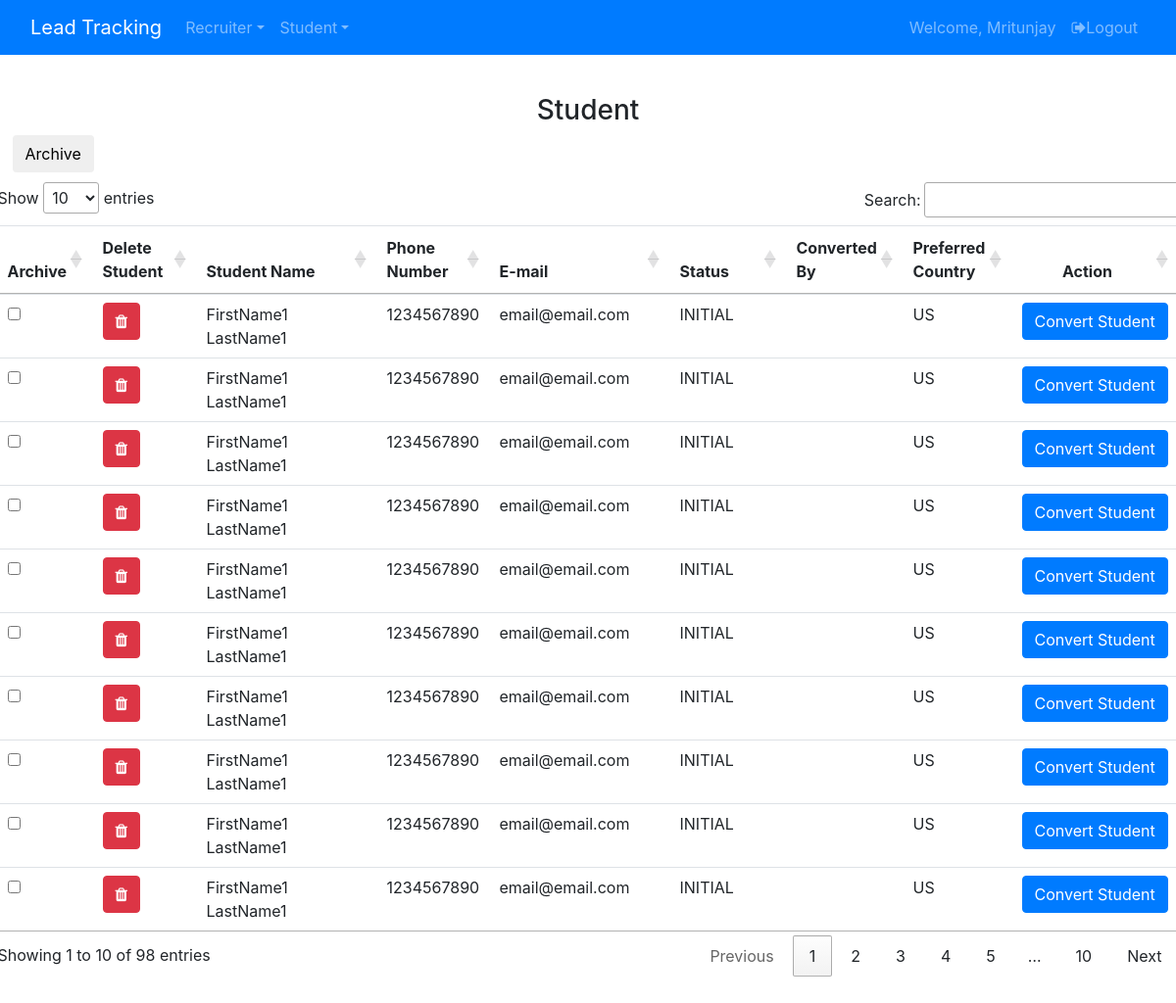
Page /home/ (signed in) on the earlier database version.
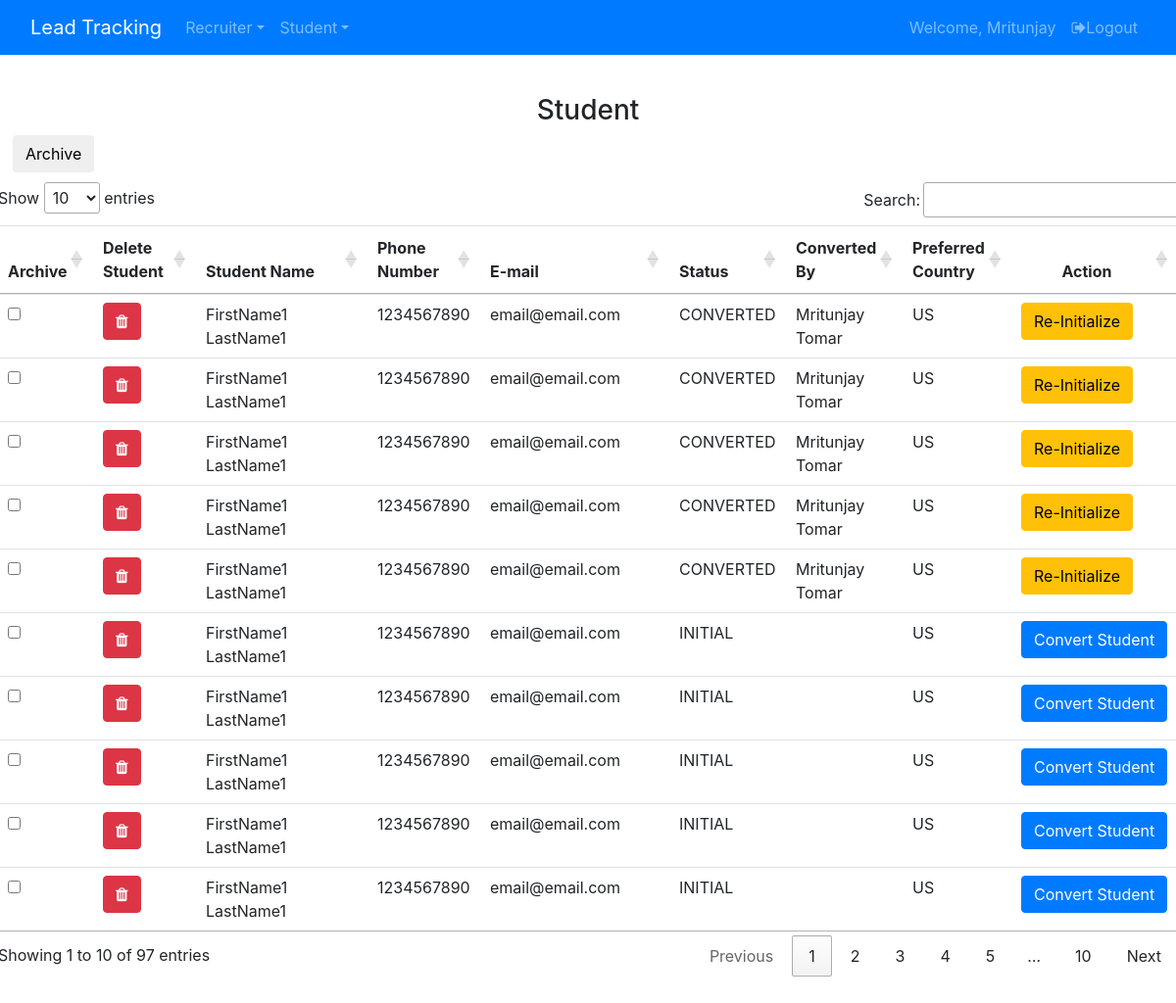
Same page on the later database version.
### Recruiter/models.py (models this page shows)
class Student(models.Model):
    ID = models.AutoField(primary_key = True)
    FirstName = models.CharField(max_length=40)
    MiddleName = models.CharField(max_length=40, blank=True)
    LastName = models.CharField(max_length=40)
    Email = models.CharField(max_length=30, blank=True)
    PhoneNumber = models.CharField(max_length=50)
    Status = models.IntegerField(default=1)
    UserSavedBy = models.IntegerField(default=0)
    StatusChangedBy = models.CharField(max_length=100)
    country = CountryField(multiple=True)

### Recruiter/Views/RecruiterViews.py (the view)
# urls.py: path('home/', RecruiterViews.RecuriterHome, name='home'),
@login_required
def RecuriterHome(request):
    context = {
        "Student": StudentORM.objects.raw(StudentLogic.GetStudentSQL())
    }
    return render(request, 'Recruiter/home.html', context)

### Recruiter/LogicFiles/Student.py (called while the page is built)
def GetStudentSQL():
    query = """
        SELECT
            student.ID,
            student.FirstName || ' ' || student.MiddleName || '' ||student.LastName Name,
            student.Email,
            student.PhoneNumber,
            CASE student.Status
                WHEN 1 THEN 'INITIAL'
                WHEN 2 THEN 'CONVERTED'
                ELSE 'BLANK'
            END Status,
            student.statusChangedBy StatusChangedBy,
            student.country Country,
            0 Button
        FROM
            Recruiter_student student;
    """
    return query

### Recruiter/Templates/Recruiter/home.html (shortened to what this page needs)
{% extends 'DefaultTemplates/base.html' %}
{% load static %}
{% block LeftNavBar %}
    {% if ShowArchiveStudents %}
        <li class="nav-item"><a class="nav-link nav-link" href=" {% url 'Recruiter:home' %} "><span class="fa fa-home"></span> Home</a></li>
    {% else %}
        {% if request.user.is_superuser %}
                <li class="dropdown">
                    <a id="RecruiterDropdown" class="dropdown-toggle nav-link" role="button" data-toggle="dropdown" href="#">Recruiter</a>
                </li>
                <li class="nav-item dropdown">
                    <a id="StudentNavBarDropDown" class="nav-link dropdown-toggle" role="button" data-toggle="dropdown" href="#">Student</a>
                </li>
        {% endif %}
    {% endif %}
{% endblock %}
{% block RightNavBar %}
    {% if request.session.fName %}
        <li class="nav-item"><a class="nav-link nav-link">Welcome, {{ request.session.fName }}</a></li>
    {% endif %}
    <li class="nav-item"><a class="nav-link nav-link" href="{% url 'Recruiter:logout'%}"><span class="fa fa-sign-out"></span>Logout</a></li>
{% endblock %}
{% block content %}
<div>
    {% if Student %}
    {% if ShowArchiveStudents %}
        <h3 class="" style="text-align:center">Archive Student</h3>
    {% else %}
        <h3 class="" style="text-align:center">Student</h3>
    {% endif %}
    <div class="container-fluid pull-left">
        {% if ShowArchiveStudents %}
            <button type="button" id="removeArchiveButton" class="btn" onclick="javascript:RemoveStudentFromArchive();">Remove Archive</button>
        {% else %}
            <button type="button" id="ArchiveButton" class="btn" onclick="javascript:MarkArchive();">Archive</button>
        {% endif %}
    </div>
    <br>
    <br>
    <table class="table table-hover table-responsive" id="HomeStudentTable">
    <thead>
        <tr>
            <th>Archive</th>
            {% if request.user.is_superuser %}
                <th style="width:75px">Delete Student</th>
            {% endif %}
            <th style="width:200px">Student Name</th>
            <th>Phone Number</th>
            <th>E-mail</th>
            <th>Status</th>
            {% if request.user.is_superuser %}
                <th>Converted By</th>
            {% endif %}
            <th style="width:75px">Preferred Country</th>
            {% if ShowArchiveStudents == false %}
                <th style="text-align:center">Action</th>
            {% endif %}
        </tr>
    </thead>
    <tbody>
    {% for student in Student %}
        <tr id = {{ student.ID }} class="studentID" >
            <td id="archiveChkBox"><input type="checkbox"></td>
            {%  if request.user.is_superuser %}
                <td><button type="button" class="btn btn-danger" onclick="confirmBeforeDelete('{%url 'Recruiter:delete-student' %}?studentId={{ student.ID }}')"><span class="fa fa-trash"></span></button></td>
            {% endif %}
            <td>{{ student.Name }}</td>
            <td>{{ student.PhoneNumber }}</td>
            <td>{{ student.Email }}</td>
            <td>{{ student.Status }}</td>
            {% if request.user.is_superuser %}
                <td>{{ student.StatusChangedBy }}</td>
            {% endif %}
            <td>{{ student.Country }}</td>
            {% if ShowArchiveStudents == false %}
                {%  if student.Status == 'INITIAL' %}
                    <td> <button class="btn btn-primary" onclick=" RedirectToURL('{% url 'Recruiter:convert-student' %}?studentId={{ student.ID }}&user_first_name={{ request.session.fName }}&user_last_name={{ request.session.lName }}')" style="color:white">Convert Student</button></td>
                {% else %}
                    {% if not request.user.is_superuser %}
                        <td> <button class="btn btn-success" disabled>Converted</button></td>
                    {% else %}
                        {% if student.Status == 'CONVERTED' %}
                            <td><button class="btn btn-warning" onclick="RedirectToURL('{% url 'Recruiter:reinitial' %}?studentId={{ student.ID }}')" style="color:black">Re-Initialize</button></td>
                        {% endif %}
                    {% endif %}
                {% endif %}
            {% endif %}
        </tr>
    {% endfor %}
    </tbody>
    </table>
    {% else %}
        <h4 style="text-align:center">No Student available</h4>
    {% endif %}
</div>
{% endblock %}

### Recruiter/Templates/DefaultTemplates/base.html (shortened to what this page needs)
{% load static %}
<!DOCTYPE html>
<html lang="en">
<head>
    <link rel="stylesheet" href="https://maxcdn.bootstrapcdn.com/bootstrap/4.0.0/css/bootstrap.min.css">
	<link rel="stylesheet" href="https://cdnjs.cloudflare.com/ajax/libs/font-awesome/4.7.0/css/font-awesome.min.css">
</head>
<body>
		<nav class="navbar navbar-expand-md navbar-dark bg-primary fixed-top">
			<div class="container-fluid">
				<div class="navbar-header">
					<a class="navbar-brand" href=" {% url 'Recruiter:home' %}">Lead Tracking</a>
				</div>
				<div class="nav navbar-nav mr-auto">
						{% block LeftNavBar %}   {% endblock %}
					</div>
				<ul class="nav navbar-nav navbar-right">
					{% block RightNavBar %}   {% endblock %}
				</ul>
			</div>
		</nav>
	<br><br><br><br>
	<div class="container-fluid">
		<div class="row justify-content-center align-items-center">
			<div class="span-12">
			{% block content %}{% endblock %}
			</div>
		</div>
	</div>
	<br><br><br><br>
<link href="https://cdn.datatables.net/1.10.22/css/jquery.dataTables.min.css" rel="stylesheet" />
</body>
</html>

Differences in the rows shown:
changed Student (number 1 of 10 on the later page): Status "INITIAL" → "CONVERTED"; StatusChangedBy (not shown) → "Mritunjay Tomar"; Status "Convert Student" → "Re-Initialize"
changed Student (number 2 of 10 on the later page): Status "INITIAL" → "CONVERTED"; StatusChangedBy (not shown) → "Mritunjay Tomar"; Status "Convert Student" → "Re-Initialize"
changed Student (number 3 of 10 on the later page): Status "INITIAL" → "CONVERTED"; StatusChangedBy (not shown) → "Mritunjay Tomar"; Status "Convert Student" → "Re-Initialize"
changed Student (number 4 of 10 on the later page): Status "INITIAL" → "CONVERTED"; StatusChangedBy (not shown) → "Mritunjay Tomar"; Status "Convert Student" → "Re-Initialize"
changed Student (number 5 of 10 on the later page): Status "INITIAL" → "CONVERTED"; StatusChangedBy (not shown) → "Mritunjay Tomar"; Status "Convert Student" → "Re-Initialize"
Other differences:
text written by a page script: "Show entries Search: Showing 1 to 10 of 98 entries Previous 1 2 3 4 5 … 10 Next" → "Show entries Search: Showing 1 to 10 of 97 entries Previous 1 2 3 4 5 … 10 Next"
